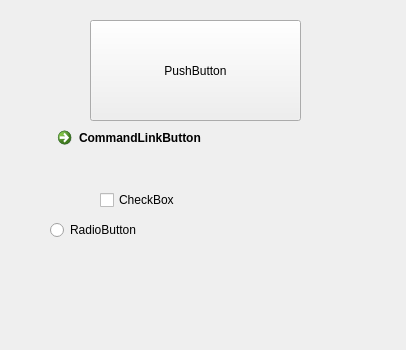
<?xml version="1.0" encoding="UTF-8"?>
<ui version="4.0">
 <class>MainWindow</class>
 <widget class="QMainWindow" name="MainWindow">
  <property name="geometry">
   <rect>
    <x>0</x>
    <y>0</y>
    <width>406</width>
    <height>350</height>
   </rect>
  </property>
  <property name="windowTitle">
   <string>Mi Ventana XD</string>
  </property>
  <widget class="QWidget" name="centralwidget">
   <widget class="QPushButton" name="pushButton">
    <property name="geometry">
     <rect>
      <x>90</x>
      <y>20</y>
      <width>211</width>
      <height>101</height>
     </rect>
    </property>
    <property name="text">
     <string>PushButton</string>
    </property>
   </widget>
   <widget class="QCheckBox" name="checkBox">
    <property name="geometry">
     <rect>
      <x>100</x>
      <y>190</y>
      <width>86</width>
      <height>20</height>
     </rect>
    </property>
    <property name="text">
     <string>CheckBox</string>
    </property>
   </widget>
   <widget class="QRadioButton" name="radioButton">
    <property name="geometry">
     <rect>
      <x>50</x>
      <y>220</y>
      <width>100</width>
      <height>20</height>
     </rect>
    </property>
    <property name="text">
     <string>RadioButton</string>
    </property>
   </widget>
   <widget class="QCommandLinkButton" name="commandLinkButton">
    <property name="geometry">
     <rect>
      <x>50</x>
      <y>120</y>
      <width>172</width>
      <height>41</height>
     </rect>
    </property>
    <property name="text">
     <string>CommandLinkButton</string>
    </property>
   </widget>
  </widget>
 </widget>
 <resources/>
 <connections/>
</ui>
